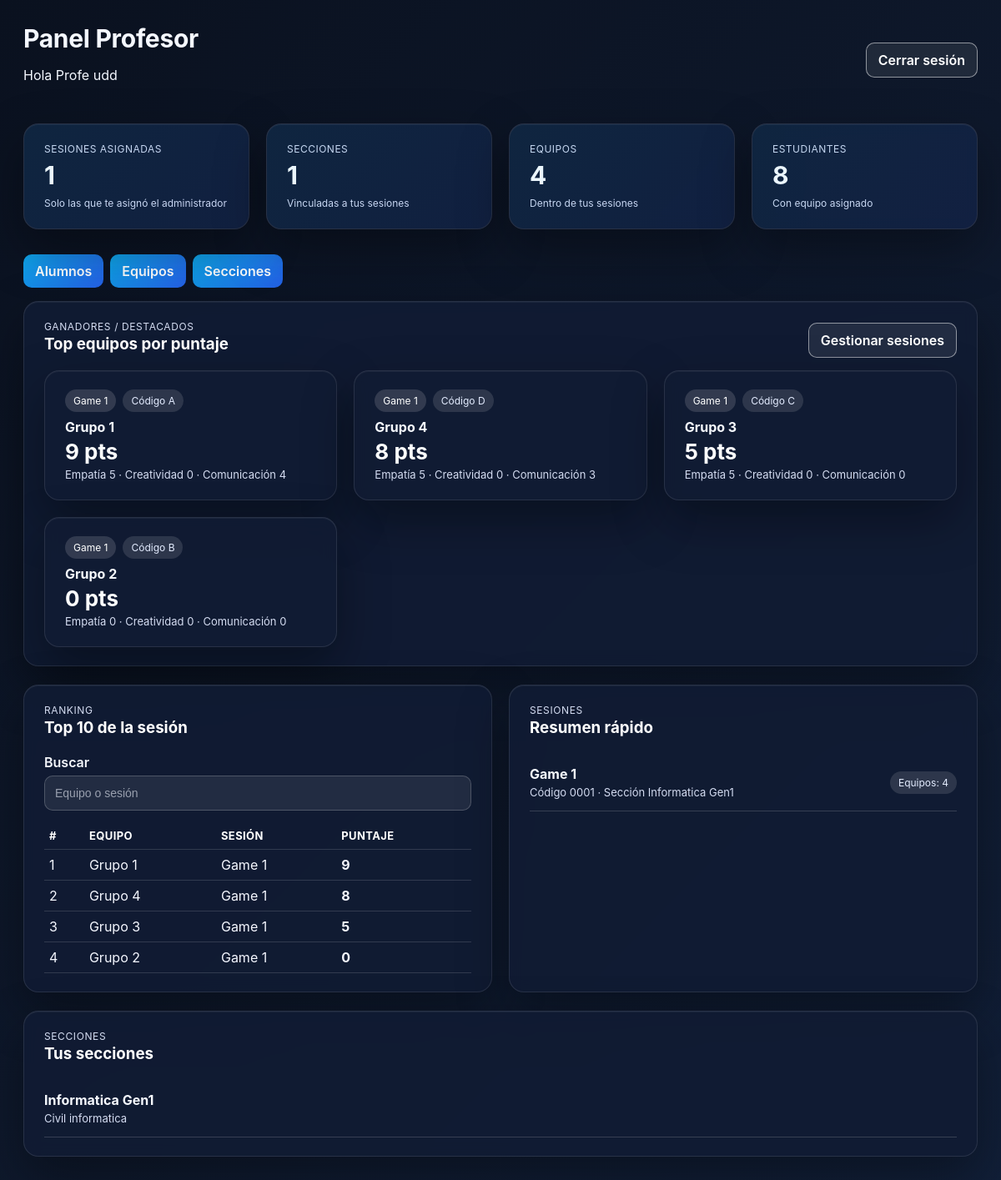
/profesor/ (signed in), run on the app's committed database.
### etapasJuego/models.py (models this page shows, shortened)
class Team(models.Model):
    nombre = models.CharField(max_length=100)
    sesion = models.ForeignKey(GameSession, on_delete=models.CASCADE, related_name="equipos")
    codigo_grupo = models.CharField(max_length=1)
    tokens_empatia = models.PositiveIntegerField(default=0)
    tokens_creatividad = models.PositiveIntegerField(default=0)
    tokens_evaluacion = models.PositiveIntegerField(default=0)
    tokens_totales = models.PositiveIntegerField(default=0)
    tablet = models.OneToOneField(
        "Tablet",
        related_name="team",
        on_delete=models.SET_NULL,
        null=True,
        blank=True,
    )

class GameSession(models.Model):
    THEME_CHOICES = [
        ("SALUD", "Salud"),
        ("SUST", "Sustentabilidad"),
        ("EDU", "Educación"),
    ]
    MODO_CHOICES = [
        ("LOGIN_RANDOM", "Asignación automática en el login"),
        ("PRECONFIGURADO", "Asignación preconfigurada por el profesor"),
    ]
    nombre = models.CharField(max_length=100)
    codigo = models.CharField(max_length=10, unique=True)
    fecha = models.DateField(auto_now_add=True)
    profesor = models.ForeignKey(
        settings.AUTH_USER_MODEL,
        on_delete=models.SET_NULL,
        null=True,
        blank=True,
        related_name="sesiones_juego",
    )
    etapa_actual = models.CharField(max_length=20, default="ETAPA1")
    seccion = models.ForeignKey(
        "login.SeccionEstudiantes",
        related_name="sesiones",
        on_delete=models.SET_NULL,
        null=True,
        blank=True,
    )
    modo_asignacion = models.CharField(
        max_length=20,
        choices=MODO_CHOICES,
        default="LOGIN_RANDOM",
    )
    duracion_etapa1_segundos = models.PositiveIntegerField(default=5 * 60)
    duracion_etapa2_segundos = models.PositiveIntegerField(default=10 * 60)
    duracion_etapa3_segundos = models.PositiveIntegerField(default=15 * 60)
    duracion_etapa4_segundos = models.PositiveIntegerField(default=10 * 60)
    qr_encuesta_url = models.URLField(blank=True, null=True)
    qr_instagram_url = models.URLField(blank=True, null=True)
    qr_linkedin_url = models.URLField(blank=True, null=True)
    class Meta:
        constraints = [
            models.UniqueConstraint(
                fields=["seccion"],
                name="unique_gamesession_per_seccion",
            ),
        ]

### login/models.py (models this page shows)
class SeccionEstudiantes(models.Model):
    nombre = models.CharField(max_length=100)
    carrera = models.CharField(max_length=100, blank=True)
    carrera_fk = models.ForeignKey(
        "Carrera",
        related_name="secciones",
        on_delete=models.SET_NULL,
        null=True,
        blank=True,
        help_text="Nueva referencia normalizada a Carrera; preferir este campo sobre el texto legado.",
    )
    anio_ingreso = models.PositiveIntegerField(null=True, blank=True)
    fecha_creacion = models.DateTimeField(auto_now_add=True)
    def __str__(self):
        return self.nombre

### login/panel_views.py (the view)
# urls.py: path("", views.profesor_dashboard, name="dashboard"),
@profesor_required
def profesor_dashboard(request):
    q = request.GET.get("q", "").strip()
    sesiones = GameSession.objects.select_related("seccion").filter(profesor=request.user).order_by("-id")
    secciones = _secciones_de_profesor(request.user)
    equipos = Team.objects.select_related("sesion").filter(sesion__profesor=request.user)
    estudiantes_count = Estudiante.objects.filter(team__sesion__profesor=request.user).count()
    if q:
        equipos = equipos.filter(Q(nombre__icontains=q) | Q(sesion__nombre__icontains=q))
    top_equipos = equipos.order_by("-tokens_totales", "-id")[:5]
    context = {
        "sesiones": sesiones,
        "secciones": secciones,
        "sesion_count": sesiones.count(),
        "seccion_count": secciones.count(),
        "equipos_count": equipos.count(),
        "estudiantes_count": estudiantes_count,
        "top_equipos": top_equipos,
        "ranking": equipos.order_by("-tokens_totales", "nombre")[:10],
        "q": q,
    }
    return render(request, "login/profesor/dashboard.html", context)

### login/panel_views.py (called while the page is built)
def _secciones_de_profesor(user):
    return SeccionEstudiantes.objects.filter(sesiones__profesor=user).distinct()

### login/permissions.py (called while the page is built)
def user_has_role(user, role_name: str) -> bool:
    return user.is_authenticated and user.groups.filter(name=role_name).exists()

def is_profesor(user) -> bool:
    return user_has_role(user, PROFESOR_GROUP)

def _role_required(check_fn, error_message):
    def decorator(view_func):
        @wraps(view_func)
        def _wrapped(request, *args, **kwargs):
            if not request.user.is_authenticated:
                return redirect("login:login")
            if not check_fn(request.user):
                messages.error(request, error_message)
                return redirect("login:login")
            return view_func(request, *args, **kwargs)
        return login_required(_wrapped)
    return decorator

def profesor_required(view_func):
    return _role_required(lambda u: is_profesor(u) or is_admin(u), "No tienes permisos de profesor.")(
        view_func
    )

### login/templates/login/profesor/dashboard.html (shortened to what this page needs)
{% extends "login/panel_base.html" %}
{% block header_title %}Panel Profesor{% endblock %}
{% block content %}
<div class="panel-grid kpi-grid">
    <div class="panel-card kpi">
        <p class="kpi-label">Sesiones asignadas</p>
        <p class="kpi-value">{{ sesion_count }}</p>
        <span class="kpi-sub">Solo las que te asignó el administrador</span>
    </div>
    <div class="panel-card kpi">
        <p class="kpi-label">Secciones</p>
        <p class="kpi-value">{{ seccion_count }}</p>
        <span class="kpi-sub">Vinculadas a tus sesiones</span>
    </div>
    <div class="panel-card kpi">
        <p class="kpi-label">Equipos</p>
        <p class="kpi-value">{{ equipos_count }}</p>
        <span class="kpi-sub">Dentro de tus sesiones</span>
    </div>
    <div class="panel-card kpi">
        <p class="kpi-label">Estudiantes</p>
        <p class="kpi-value">{{ estudiantes_count }}</p>
        <span class="kpi-sub">Con equipo asignado</span>
    </div>
</div>
<div class="panel-actions-row" style="margin: 8px 0 16px;">
    <a class="btn-link btn-primary" href="{% url 'profesorpanel:alumnos' %}">Alumnos</a>
    <a class="btn-link btn-primary" href="{% url 'profesorpanel:equipos' %}">Equipos</a>
    <a class="btn-link btn-primary" href="{% url 'profesorpanel:secciones' %}">Secciones</a>
</div>
<div class="panel-card">
    <div class="card-header">
        <div>
            <p class="eyebrow">Ganadores / Destacados</p>
            <h3>Top equipos por puntaje</h3>
        </div>
        <a class="btn-link btn-outline" href="{% url 'profesorpanel:sesiones' %}">Gestionar sesiones</a>
    </div>
    <div class="panel-grid winners-grid">
        {% for t in top_equipos %}
            <div class="panel-card winner-card">
                <div class="winner-meta">
                    <span class="pill">{{ t.sesion.nombre|default:"Sesión sin nombre" }}</span>
                    <span class="pill pill-muted">Código {{ t.codigo_grupo }}</span>
                </div>
                <h4>{{ t.nombre }}</h4>
                <p class="winner-score">{{ t.tokens_totales|default:0 }} pts</p>
                <p class="winner-sub">Empatía {{ t.tokens_empatia|default:0 }} · Creatividad {{ t.tokens_creatividad|default:0 }} · Comunicación {{ t.tokens_evaluacion|default:0 }}</p>
            </div>
        {% empty %}
            <p>No hay equipos con puntaje registrado aún.</p>
        {% endfor %}
    </div>
</div>
<div class="panel-grid two-col">
    <div class="panel-card">
        <div class="card-header">
            <div>
                <p class="eyebrow">Ranking</p>
                <h3>Top 10 de la sesión</h3>
            </div>
        </div>
        <form method="get" class="panel-form" style="margin-bottom:12px;">
            <div class="form-group">
                <label>Buscar</label>
                <input type="text" name="q" value="{{ q }}" placeholder="Equipo o sesión" class="form-field">
            </div>
        </form>
        <div class="panel-table-wrapper">
            <table class="panel-table compact">
                <thead>
                    <tr>
                        <th>#</th>
                        <th>Equipo</th>
                        <th>Sesión</th>
                        <th>Puntaje</th>
                    </tr>
                </thead>
                <tbody>
                    {% for t in ranking %}
                        <tr>
                            <td>{{ forloop.counter }}</td>
                            <td>{{ t.nombre }}</td>
                            <td>{{ t.sesion.nombre }}</td>
                            <td><strong>{{ t.tokens_totales|default:0 }}</strong></td>
                        </tr>
                    {% empty %}
                        <tr><td colspan="4">Aún no hay ranking disponible.</td></tr>
                    {% endfor %}
                </tbody>
            </table>
        </div>
    </div>
    <div class="panel-card">
        <div class="card-header">
            <div>
                <p class="eyebrow">Sesiones</p>
                <h3>Resumen rápido</h3>
            </div>
        </div>
        <ul class="panel-list solid">
            {% for s in sesiones %}
                <li>
                    <div>
                        <strong>{{ s.nombre }}</strong>
                        <p class="muted">Código {{ s.codigo }} · Sección {{ s.seccion|default:"N/A" }}</p>
                    </div>
                    <span class="pill pill-muted">Equipos: {{ s.equipos.count }}</span>
                </li>
            {% empty %}
                <li>No tienes sesiones asociadas todavía.</li>
            {% endfor %}
        </ul>
    </div>
</div>
<div class="panel-card">
    <div class="card-header">
        <div>
            <p class="eyebrow">Secciones</p>
            <h3>Tus secciones</h3>
        </div>
    </div>
    <ul class="panel-list solid">
        {% for sec in secciones %}
            <li>
                <div>
                    <strong>{{ sec.nombre }}</strong>
                    <p class="muted">{{ sec.carrera|default:"Carrera no informada" }}</p>
                </div>
            </li>
        {% empty %}
            <li>No hay secciones asociadas.</li>
        {% endfor %}
    </ul>
</div>
{% endblock %}

### login/templates/login/panel_base.html (shortened to what this page needs)
{% load static %}
<!DOCTYPE html>
<html lang="es">
<head>
    <link rel="stylesheet" href="{% static 'login/css/panel.css' %}">
</head>
<body class="panel-body {% if request.resolver_match and request.resolver_match.app_name == 'adminpanel' %}admin-theme{% elif request.resolver_match and request.resolver_match.app_name == 'profesorpanel' %}professor-theme{% endif %}">
    <div class="panel-container">
        <div class="panel-topbar">
            <div>
                <h1>{% block header_title %}Panel{% endblock %}</h1>
                <p>Hola {{ request.user.get_full_name|default:request.user.username }}</p>
            </div>
            <div class="panel-actions">
                {% if request.user.is_authenticated %}
                    <a class="btn-link btn-outline" href="{% url 'login:logout' %}">Cerrar sesión</a>
                {% endif %}
            </div>
        </div>
        {% block content %}{% endblock %}
    </div>
</body>
</html>

### data on the page
Team: sesion.nombre "Game 1", codigo_grupo "A", nombre "Grupo 1", tokens_totales "9", tokens_empatia "5", tokens_creatividad "0", tokens_evaluacion "4"
Team: sesion.nombre "Game 1", codigo_grupo "D", nombre "Grupo 4", tokens_totales "8", tokens_empatia "5", tokens_creatividad "0", tokens_evaluacion "3"
Team: sesion.nombre "Game 1", codigo_grupo "C", nombre "Grupo 3", tokens_totales "5", tokens_empatia "5", tokens_creatividad "0", tokens_evaluacion "0"
Team: sesion.nombre "Game 1", codigo_grupo "B", nombre "Grupo 2", tokens_totales "0", tokens_empatia "0", tokens_creatividad "0", tokens_evaluacion "0"
GameSession: nombre "Game 1", codigo "0001", seccion "Informatica Gen1", equipos.count "4"
SeccionEstudiantes: nombre "Informatica Gen1", carrera "Civil informatica"

### other printed values
{{ request.user.get_full_name|default:request.user.username }} "Profe udd"
{{ sesion_count }} "1"
{{ seccion_count }} "1"
{{ equipos_count }} "4"
{{ estudiantes_count }} "8"
